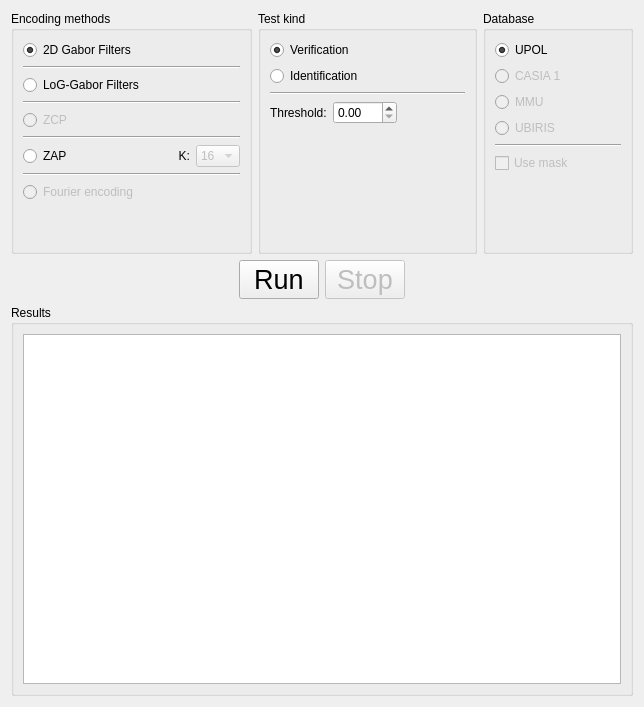
      <widget class="QWidget" name="testsTab">
       <attribute name="title">
        <string>Tests</string>
       </attribute>
       <layout class="QGridLayout" name="gridLayout_42">
        <item row="0" column="0">
         <layout class="QGridLayout" name="gridLayout_41">
          <item row="0" column="0">
           <layout class="QGridLayout" name="gridLayout_38">
            <item row="0" column="0">
             <widget class="QGroupBox" name="encMethodGroupBox">
              <property name="title">
               <string>Encoding methods</string>
              </property>
              <layout class="QGridLayout" name="gridLayout_33">
               <item row="0" column="0">
                <layout class="QGridLayout" name="gridLayout_32">
                 <item row="0" column="0">
                  <widget class="QRadioButton" name="gaborEncRadioButton">
                   <property name="text">
                    <string>2D Gabor Filters</string>
                   </property>
                   <property name="checked">
                    <bool>true</bool>
                   </property>
                  </widget>
                 </item>
                 <item row="2" column="0">
                  <widget class="QRadioButton" name="logGaborEncRadioButton">
                   <property name="text">
                    <string>LoG-Gabor Filters</string>
                   </property>
                  </widget>
                 </item>
                 <item row="8" column="0">
                  <widget class="QRadioButton" name="fourEncRadioButton">
                   <property name="enabled">
                    <bool>false</bool>
                   </property>
                   <property name="text">
                    <string>Fourier encoding</string>
                   </property>
                  </widget>
                 </item>
                 <item row="8" column="2">
                  <spacer name="horizontalSpacer_49">
                   <property name="orientation">
                    <enum>Qt::Horizontal</enum>
                   </property>
                   <property name="sizeHint" stdset="0">
                    <size>
                     <width>40</width>
                     <height>20</height>
                    </size>
                   </property>
                  </spacer>
                 </item>
                 <item row="9" column="0">
                  <spacer name="verticalSpacer_2">
                   <property name="orientation">
                    <enum>Qt::Vertical</enum>
                   </property>
                   <property name="sizeHint" stdset="0">
                    <size>
                     <width>20</width>
                     <height>40</height>
                    </size>
                   </property>
                  </spacer>
                 </item>
                 <item row="9" column="2">
                  <spacer name="verticalSpacer_4">
                   <property name="orientation">
                    <enum>Qt::Vertical</enum>
                   </property>
                   <property name="sizeHint" stdset="0">
                    <size>
                     <width>20</width>
                     <height>40</height>
                    </size>
                   </property>
                  </spacer>
                 </item>
                 <item row="4" column="0">
                  <widget class="QRadioButton" name="zcpRadioButton">
                   <property name="enabled">
                    <bool>false</bool>
                   </property>
                   <property name="text">
                    <string>ZCP</string>
                   </property>
                  </widget>
                 </item>
                 <item row="6" column="0">
                  <widget class="QRadioButton" name="zapRadioButton">
                   <property name="text">
                    <string>ZAP</string>
                   </property>
                  </widget>
                 </item>
                 <item row="4" column="2">
                  <spacer name="horizontalSpacer_47">
                   <property name="orientation">
                    <enum>Qt::Horizontal</enum>
                   </property>
                   <property name="sizeHint" stdset="0">
                    <size>
                     <width>40</width>
                     <height>20</height>
                    </size>
                   </property>
                  </spacer>
                 </item>
                 <item row="2" column="2">
                  <spacer name="horizontalSpacer_46">
                   <property name="orientation">
                    <enum>Qt::Horizontal</enum>
                   </property>
                   <property name="sizeHint" stdset="0">
                    <size>
                     <width>40</width>
                     <height>20</height>
                    </size>
                   </property>
                  </spacer>
                 </item>
                 <item row="0" column="2">
                  <spacer name="horizontalSpacer_50">
                   <property name="orientation">
                    <enum>Qt::Horizontal</enum>
                   </property>
                   <property name="sizeHint" stdset="0">
                    <size>
                     <width>40</width>
                     <height>20</height>
                    </size>
                   </property>
                  </spacer>
                 </item>
                 <item row="1" column="0" colspan="3">
                  <widget class="Line" name="line_4">
                   <property name="orientation">
                    <enum>Qt::Horizontal</enum>
                   </property>
                  </widget>
                 </item>
                 <item row="3" column="0" colspan="3">
                  <widget class="Line" name="line_5">
                   <property name="orientation">
                    <enum>Qt::Horizontal</enum>
                   </property>
                  </widget>
                 </item>
                 <item row="5" column="0" colspan="3">
                  <widget class="Line" name="line_6">
                   <property name="orientation">
                    <enum>Qt::Horizontal</enum>
                   </property>
                  </widget>
                 </item>
                 <item row="7" column="0" colspan="3">
                  <widget class="Line" name="line_7">
                   <property name="orientation">
                    <enum>Qt::Horizontal</enum>
                   </property>
                  </widget>
                 </item>
                 <item row="0" column="1">
                  <spacer name="horizontalSpacer_59">
                   <property name="orientation">
                    <enum>Qt::Horizontal</enum>
                   </property>
                   <property name="sizeHint" stdset="0">
                    <size>
                     <width>40</width>
                     <height>20</height>
                    </size>
                   </property>
                  </spacer>
                 </item>
                 <item row="2" column="1">
                  <spacer name="horizontalSpacer_63">
                   <property name="orientation">
                    <enum>Qt::Horizontal</enum>
                   </property>
                   <property name="sizeHint" stdset="0">
                    <size>
                     <width>40</width>
                     <height>20</height>
                    </size>
                   </property>
                  </spacer>
                 </item>
                 <item row="4" column="1">
                  <spacer name="horizontalSpacer_65">
                   <property name="orientation">
                    <enum>Qt::Horizontal</enum>
                   </property>
                   <property name="sizeHint" stdset="0">
                    <size>
                     <width>40</width>
                     <height>20</height>
                    </size>
                   </property>
                  </spacer>
                 </item>
                 <item row="8" column="1">
                  <spacer name="horizontalSpacer_66">
                   <property name="orientation">
                    <enum>Qt::Horizontal</enum>
                   </property>
                   <property name="sizeHint" stdset="0">
                    <size>
                     <width>40</width>
                     <height>20</height>
                    </size>
                   </property>
                  </spacer>
                 </item>
                 <item row="6" column="2">
                  <widget class="QComboBox" name="kComboBox">
                   <property name="enabled">
                    <bool>false</bool>
                   </property>
                   <property name="toolTip">
                    <string>Amount of basis functions</string>
                   </property>
                   <property name="editable">
                    <bool>false</bool>
                   </property>
                   <property name="currentIndex">
                    <number>0</number>
                   </property>
                   <item>
                    <property name="text">
                     <string>16</string>
                    </property>
                   </item>
                   <item>
                    <property name="text">
                     <string>32</string>
                    </property>
                   </item>
                   <item>
                    <property name="text">
                     <string>48</string>
                    </property>
                   </item>
                  </widget>
                 </item>
                 <item row="6" column="1">
                  <widget class="QLabel" name="kLabel">
                   <property name="text">
                    <string>K:</string>
                   </property>
                   <property name="alignment">
                    <set>Qt::AlignRight|Qt::AlignTrailing|Qt::AlignVCenter</set>
                   </property>
                  </widget>
                 </item>
                </layout>
               </item>
              </layout>
             </widget>
            </item>
            <item row="0" column="1">
             <widget class="QGroupBox" name="testKindGroupBox">
              <property name="minimumSize">
               <size>
                <width>200</width>
                <height>0</height>
               </size>
              </property>
              <property name="title">
               <string>Test kind</string>
              </property>
              <layout class="QGridLayout" name="gridLayout_35">
               <item row="0" column="0">
                <layout class="QGridLayout" name="gridLayout_34">
                 <item row="0" column="0">
                  <widget class="QRadioButton" name="verificationRadioButton">
                   <property name="text">
                    <string>Verification</string>
                   </property>
                   <property name="checked">
                    <bool>true</bool>
                   </property>
                  </widget>
                 </item>
                 <item row="0" column="1" colspan="2">
                  <spacer name="horizontalSpacer_51">
                   <property name="orientation">
                    <enum>Qt::Horizontal</enum>
                   </property>
                   <property name="sizeHint" stdset="0">
                    <size>
                     <width>68</width>
                     <height>20</height>
                    </size>
                   </property>
                  </spacer>
                 </item>
                 <item row="1" column="0">
                  <widget class="QRadioButton" name="identificationRadioButton">
                   <property name="text">
                    <string>Identification</string>
                   </property>
                  </widget>
                 </item>
                 <item row="1" column="1" colspan="2">
                  <spacer name="horizontalSpacer_52">
                   <property name="orientation">
                    <enum>Qt::Horizontal</enum>
                   </property>
                   <property name="sizeHint" stdset="0">
                    <size>
                     <width>68</width>
                     <height>20</height>
                    </size>
                   </property>
                  </spacer>
                 </item>
                 <item row="2" column="0" colspan="3">
                  <widget class="Line" name="line_3">
                   <property name="orientation">
                    <enum>Qt::Horizontal</enum>
                   </property>
                  </widget>
                 </item>
                 <item row="3" column="0" colspan="2">
                  <layout class="QHBoxLayout" name="horizontalLayout_10">
                   <item>
                    <widget class="QLabel" name="thresholdLabel">
                     <property name="text">
                      <string>Threshold:</string>
                     </property>
                    </widget>
                   </item>
                   <item>
                    <widget class="QDoubleSpinBox" name="thresholdSpinBox">
                     <property name="decimals">
                      <number>2</number>
                     </property>
                     <property name="maximum">
                      <double>100.000000000000000</double>
                     </property>
                     <property name="singleStep">
                      <double>0.010000000000000</double>
                     </property>
                    </widget>
                   </item>
                  </layout>
                 </item>
                 <item row="3" column="2">
                  <spacer name="horizontalSpacer_64">
                   <property name="orientation">
                    <enum>Qt::Horizontal</enum>
                   </property>
                   <property name="sizeHint" stdset="0">
                    <size>
                     <width>40</width>
                     <height>20</height>
                    </size>
                   </property>
                  </spacer>
                 </item>
                 <item row="4" column="0">
                  <spacer name="verticalSpacer_14">
                   <property name="orientation">
                    <enum>Qt::Vertical</enum>
                   </property>
                   <property name="sizeHint" stdset="0">
                    <size>
                     <width>20</width>
                     <height>40</height>
                    </size>
                   </property>
                  </spacer>
                 </item>
                </layout>
               </item>
              </layout>
             </widget>
            </item>
            <item row="0" column="2">
             <widget class="QGroupBox" name="databaseGroupBox">
              <property name="title">
               <string>Database</string>
              </property>
              <layout class="QGridLayout" name="gridLayout_37">
               <item row="0" column="0">
                <layout class="QGridLayout" name="gridLayout_36">
                 <item row="0" column="0">
                  <widget class="QRadioButton" name="upolRadioButton">
                   <property name="text">
                    <string>UPOL</string>
                   </property>
                   <property name="checked">
                    <bool>true</bool>
                   </property>
                  </widget>
                 </item>
                 <item row="0" column="1">
                  <spacer name="horizontalSpacer_53">
                   <property name="orientation">
                    <enum>Qt::Horizontal</enum>
                   </property>
                   <property name="sizeHint" stdset="0">
                    <size>
                     <width>40</width>
                     <height>20</height>
                    </size>
                   </property>
                  </spacer>
                 </item>
                 <item row="1" column="0">
                  <widget class="QRadioButton" name="casia1RadioButton">
                   <property name="enabled">
                    <bool>false</bool>
                   </property>
                   <property name="text">
                    <string>CASIA 1</string>
                   </property>
                  </widget>
                 </item>
                 <item row="1" column="1">
                  <spacer name="horizontalSpacer_54">
                   <property name="orientation">
                    <enum>Qt::Horizontal</enum>
                   </property>
                   <property name="sizeHint" stdset="0">
                    <size>
                     <width>40</width>
                     <height>20</height>
                    </size>
                   </property>
                  </spacer>
                 </item>
                 <item row="2" column="0">
                  <widget class="QRadioButton" name="mmuRadioButton">
                   <property name="enabled">
                    <bool>false</bool>
                   </property>
                   <property name="text">
                    <string>MMU</string>
                   </property>
                  </widget>
                 </item>
                 <item row="2" column="1">
                  <spacer name="horizontalSpacer_55">
                   <property name="orientation">
                    <enum>Qt::Horizontal</enum>
                   </property>
                   <property name="sizeHint" stdset="0">
                    <size>
                     <width>40</width>
                     <height>20</height>
                    </size>
                   </property>
                  </spacer>
                 </item>
                 <item row="6" column="0">
                  <spacer name="verticalSpacer_15">
                   <property name="orientation">
                    <enum>Qt::Vertical</enum>
                   </property>
                   <property name="sizeHint" stdset="0">
                    <size>
                     <width>20</width>
                     <height>18</height>
                    </size>
                   </property>
                  </spacer>
                 </item>
                 <item row="3" column="1">
                  <spacer name="horizontalSpacer_56">
                   <property name="orientation">
                    <enum>Qt::Horizontal</enum>
                   </property>
                   <property name="sizeHint" stdset="0">
                    <size>
                     <width>40</width>
                     <height>20</height>
                    </size>
                   </property>
                  </spacer>
                 </item>
                 <item row="3" column="0">
                  <widget class="QRadioButton" name="ubirisRadioButton">
                   <property name="enabled">
                    <bool>false</bool>
                   </property>
                   <property name="text">
                    <string>UBIRIS</string>
                   </property>
                  </widget>
                 </item>
                 <item row="4" column="0" colspan="2">
                  <widget class="Line" name="line_2">
                   <property name="orientation">
                    <enum>Qt::Horizontal</enum>
                   </property>
                  </widget>
                 </item>
                 <item row="5" column="0">
                  <widget class="QCheckBox" name="useMaskCheckBox">
                   <property name="enabled">
                    <bool>false</bool>
                   </property>
                   <property name="text">
                    <string>Use mask</string>
                   </property>
                  </widget>
                 </item>
                 <item row="5" column="1">
                  <spacer name="horizontalSpacer_60">
                   <property name="orientation">
                    <enum>Qt::Horizontal</enum>
                   </property>
                   <property name="sizeHint" stdset="0">
                    <size>
                     <width>40</width>
                     <height>20</height>
                    </size>
                   </property>
                  </spacer>
                 </item>
                </layout>
               </item>
              </layout>
             </widget>
            </item>
           </layout>
          </item>
          <item row="1" column="0">
           <layout class="QGridLayout" name="gridLayout_39">
            <item row="0" column="0">
             <spacer name="horizontalSpacer_57">
              <property name="orientation">
               <enum>Qt::Horizontal</enum>
              </property>
              <property name="sizeHint" stdset="0">
               <size>
                <width>40</width>
                <height>20</height>
               </size>
              </property>
             </spacer>
            </item>
            <item row="0" column="1">
             <widget class="QPushButton" name="runButton">
              <property name="font">
               <font>
                <pointsize>20</pointsize>
               </font>
              </property>
              <property name="text">
               <string>Run</string>
              </property>
             </widget>
            </item>
            <item row="0" column="3">
             <spacer name="horizontalSpacer_58">
              <property name="orientation">
               <enum>Qt::Horizontal</enum>
              </property>
              <property name="sizeHint" stdset="0">
               <size>
                <width>40</width>
                <height>20</height>
               </size>
              </property>
             </spacer>
            </item>
            <item row="0" column="2">
             <widget class="QPushButton" name="stopButton">
              <property name="enabled">
               <bool>false</bool>
              </property>
              <property name="font">
               <font>
                <pointsize>20</pointsize>
               </font>
              </property>
              <property name="text">
               <string>Stop</string>
              </property>
             </widget>
            </item>
           </layout>
          </item>
          <item row="2" column="0">
           <widget class="QGroupBox" name="resultsGroupBox">
            <property name="title">
             <string>Results</string>
            </property>
            <layout class="QGridLayout" name="gridLayout_40">
             <item row="0" column="0">
              <widget class="QTextEdit" name="resultsTextEdit">
               <property name="minimumSize">
                <size>
                 <width>0</width>
                 <height>350</height>
                </size>
               </property>
               <property name="font">
                <font>
                 <family>Consolas</family>
                 <pointsize>9</pointsize>
                </font>
               </property>
               <property name="cursor" stdset="0">
                <cursorShape>IBeamCursor</cursorShape>
               </property>
               <property name="horizontalScrollBarPolicy">
                <enum>Qt::ScrollBarAlwaysOff</enum>
               </property>
               <property name="readOnly">
                <bool>true</bool>
               </property>
               <property name="overwriteMode">
                <bool>false</bool>
               </property>
               <property name="acceptRichText">
                <bool>false</bool>
               </property>
              </widget>
             </item>
            </layout>
           </widget>
          </item>
         </layout>
        </item>
       </layout>
      </widget>
